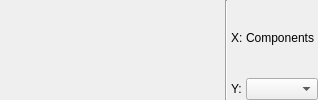
             <widget class="QWidget" name="page_PlotComp_Feat">
              <layout class="QGridLayout" name="gridLayout_17">
               <property name="leftMargin">
                <number>0</number>
               </property>
               <property name="topMargin">
                <number>0</number>
               </property>
               <property name="rightMargin">
                <number>0</number>
               </property>
               <property name="bottomMargin">
                <number>0</number>
               </property>
               <property name="spacing">
                <number>3</number>
               </property>
               <item row="1" column="3">
                <widget class="QLabel" name="label_PlotComp_Feat_Y">
                 <property name="sizePolicy">
                  <sizepolicy hsizetype="Maximum" vsizetype="Preferred">
                   <horstretch>0</horstretch>
                   <verstretch>0</verstretch>
                  </sizepolicy>
                 </property>
                 <property name="text">
                  <string>Y:</string>
                 </property>
                </widget>
               </item>
               <item row="0" column="2" rowspan="2">
                <widget class="Line" name="line_PlotComp_Feat">
                 <property name="orientation">
                  <enum>Qt::Vertical</enum>
                 </property>
                </widget>
               </item>
               <item row="0" column="3">
                <widget class="QLabel" name="label_PlotComp_Feat_X">
                 <property name="sizePolicy">
                  <sizepolicy hsizetype="Maximum" vsizetype="Preferred">
                   <horstretch>0</horstretch>
                   <verstretch>0</verstretch>
                  </sizepolicy>
                 </property>
                 <property name="text">
                  <string>X:</string>
                 </property>
                </widget>
               </item>
               <item row="1" column="4">
                <widget class="QComboBox" name="comboBox_PlotComp_Feat_Feature"/>
               </item>
               <item row="0" column="4">
                <widget class="QLabel" name="label_PlotComp_Feat_X_Description">
                 <property name="text">
                  <string>Components</string>
                 </property>
                </widget>
               </item>
               <item row="0" column="1" rowspan="2">
                <spacer name="horizontalSpacer_PlotComp_Feat">
                 <property name="orientation">
                  <enum>Qt::Horizontal</enum>
                 </property>
                 <property name="sizeType">
                  <enum>QSizePolicy::Fixed</enum>
                 </property>
                 <property name="sizeHint" stdset="0">
                  <size>
                   <width>225</width>
                   <height>40</height>
                  </size>
                 </property>
                </spacer>
               </item>
              </layout>
             </widget>
